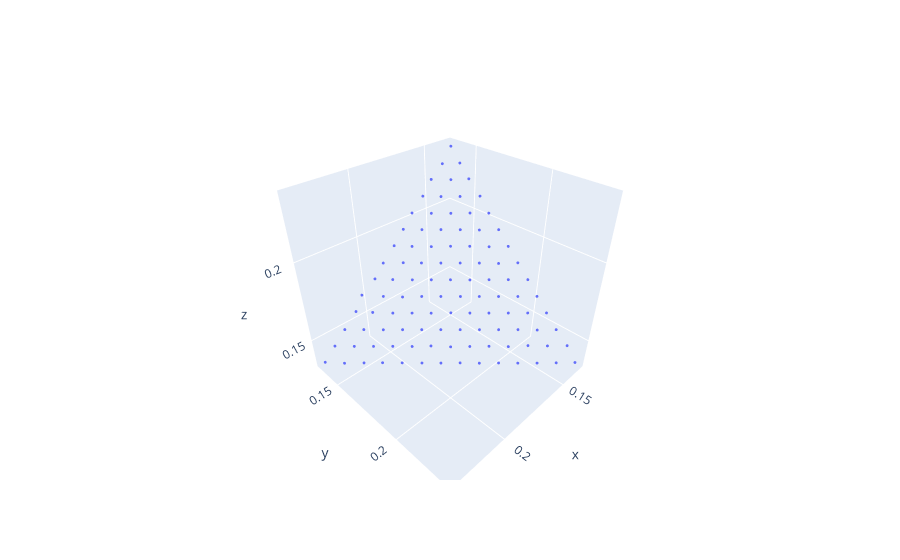

Notebook source saved alongside this figure:
### Markdown cell above
To visualize the results, we will plot the values of the objective function of the final population.

### Code cell
objectives = evolver.population.objectives
fig2 = go.Figure(data=go.Scatter3d(x=objectives[:,0],
                                   y=objectives[:,1],
                                   z=objectives[:,2],
                                   mode="markers",
                                   marker_size=1))
fig2
